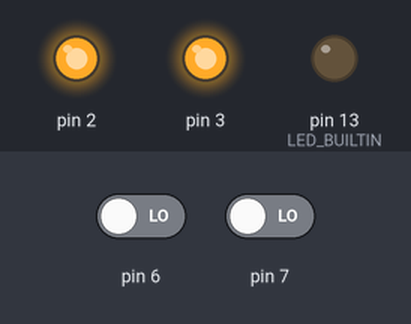
This sketch was run on a simulated Arduino Uno, built with avr-gcc and run on an emulated ATmega328P. Parts: output pins drawn as LEDs (lit = HIGH). The test bench sets the inputs (shaded band); at power-on: pin 7 LOW, pin 6 LOW.

Above: at 10.8 s.
10.9 s: pin 7 driven HIGH
At 17.0 s:
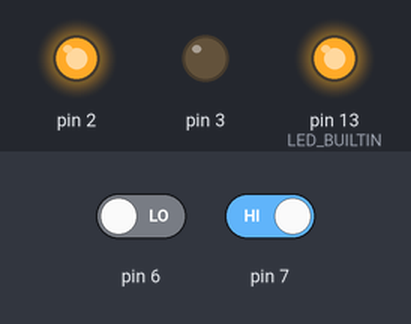
20.8 s: pin 6 driven HIGH
At 25.4 s:
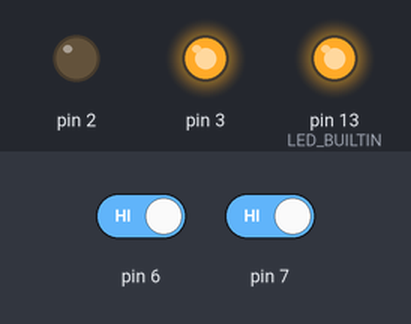
30.7 s: pin 6 driven LOW
At 38.5 s:
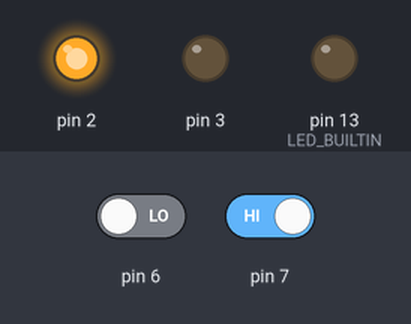
40.6 s: pin 7 driven LOW
At 44.3 s:
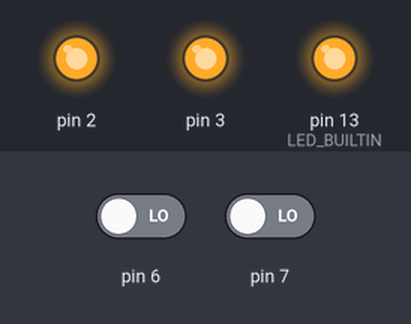
Timing chart, 0 to 51.5 s (numbered marks = the images above; inputs shaded):
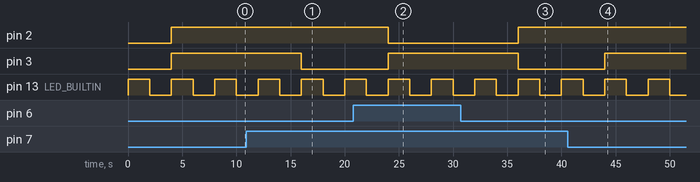

Measured:
- after the input at 10.9 s, pin 3: HIGH → LOW after 5.1 s
- after the input at 20.8 s, pin 2: HIGH → LOW after 3.2 s; pin 3: LOW → HIGH after 3.2 s
- after the input at 30.7 s, pin 2: LOW → HIGH after 5.3 s; pin 3: HIGH → LOW after 5.3 s
- after the input at 40.6 s, pin 3: LOW → HIGH after 3.4 s
- by itself, pin 13 (LED_BUILTIN): alternates HIGH for 2.0 s and LOW for 2.0 s

The sketch:

IDE.ino
```cpp
#include<Arduino.h>
#include<time.h>
#include<stdio.h>
#include<stdlib.h>

//Declaring all variables as integers
int X,W;
int A,B;

//Code released under GNU GPL.  Free to use for anything.
void disp_7447( int B, int A)
{
  digitalWrite(2, A); //LSB
  digitalWrite(3, B); //MSB
}
// the setup function runs once when you press reset or power the board
void setup() {
    pinMode(2, OUTPUT);
    pinMode(3, OUTPUT);
    pinMode(6, INPUT);
    pinMode(7, INPUT);
    pinMode(LED_BUILTIN, OUTPUT);

}

// the loop function runs over and over again forever
void loop() {


  digitalWrite(LED_BUILTIN,HIGH);
  delay(2000);
  W = digitalRead(6);
  X = digitalRead(7);
  A = (!W&&!X) || (!W&&X);
  B = (!W&&!X) || (W&&X);
  digitalWrite(LED_BUILTIN,LOW);
  delay(2000);

disp_7447(B,A);


}
```
